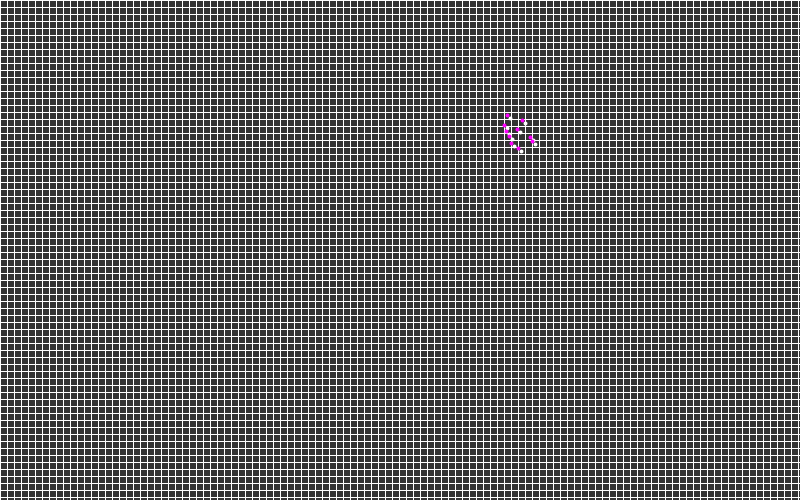
Frame 1 (no input)
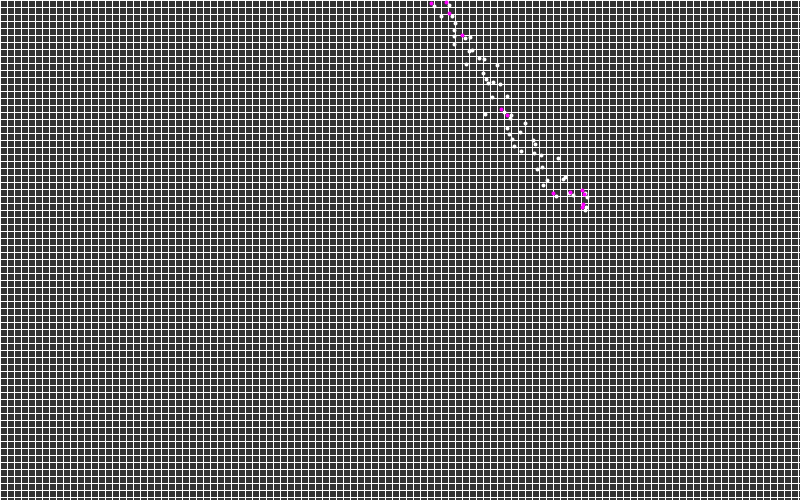
Frame 60 (the mouse pressed at the canvas centre just before this capture)
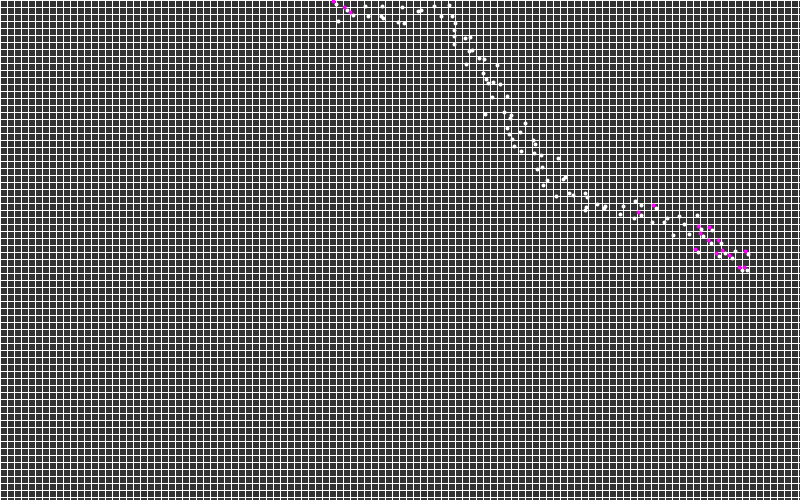
Frame 120 (the mouse held since frame 60 and released just before this capture)

The Processing sketch that drew these frames (run headless with seeded random() and noise(); from frame 60 on, the mouse is pressed at the canvas centre):

// Processing sketch: vehiclesandeaters
// ── vehiclesandeaters.pde
ArrayList<Vehicle> vehicles = new ArrayList<Vehicle>();

PVector[] foodGrid;
ArrayList<PVector> activeFood = new ArrayList<PVector>();
ArrayList<PVector> food = new ArrayList<PVector>();
ArrayList<PVector> poison = new ArrayList<PVector>();
color GREEN = color(0, 255, 0);
color RED = color(255, 0, 0);
float distFromEdge = 25;

int maxFood = 50;
int maxPoison = 50;

float foodRadius = 10;
int foodAttempts = 30;

int foodCols, foodRows;
//r / sqrt(dimensions)
float cellSize = (foodRadius / sqrt(2)); 

boolean test_mode = true;

void createFood() {
  if (!activeFood.isEmpty()) {
    int index = floor(random(activeFood.size()));
    PVector fd = activeFood.get(index);
    //strokeWeight(1);
    //stroke(255);
    //noFill();
    //ellipse(fd.x, fd.y, foodRadius*2, foodRadius*2);
    //ellipse(fd.x, fd.y, foodRadius*4, foodRadius*4);
    //strokeWeight(3);
    boolean found = false;
    for (int n = 0; n < foodAttempts; n += 1) {
      float angle = random(TAU);
      float xx = cos(angle);
      float yy = sin(angle);
      PVector guess = new PVector(xx,yy);//PVector.random2D();
      float offsetMag = random(foodRadius, foodRadius * 2);
      guess.setMag(offsetMag);
      guess.add(fd);
      //noStroke();
      //fill(0, 255, 0, 50);
      //ellipse(guess.x, guess.y, foodRadius*2, foodRadius*2);

      if (guess.x < 0 || guess.x > width -1 || guess.y < 0 || guess.y > height-1) continue;

      int col = floor(guess.x / cellSize);
      int row = floor(guess.y / cellSize);
      boolean ok = true;
      for (int i = col - 1; i <=  col + 1; i += 1) {
        for (int j = row - 1; j <= row + 1; j += 1) {
          int neighbourIndex = i + j * foodCols;
          if (neighbourIndex >= 0 && neighbourIndex <= foodGrid.length - 1) {
            //noStroke();
            //fill(0, 255, 0, 50);

            //rect(i * cellSize, j * cellSize, cellSize, cellSize);

            PVector neighbour = foodGrid[neighbourIndex];
            if (neighbour != null ) {
              if (PVector.dist(neighbour, guess) < foodRadius) {
                //println("too close");
                ok = false;
                //break;
              }
            }
          }
        }
        //if (!ok) break;
      }
      if (ok) {
        
        if (foodGrid[col + row + foodCols] == null) {
          found = true;
          foodGrid[col + row + foodCols] = guess.copy();
          activeFood.add(guess.copy());

          //break;
        }
      }
    }
    if (!found) {
      activeFood.remove(index);
    }
  }
}


void setupFood() {
  foodCols = floor(width / cellSize);
  foodRows = floor(height / cellSize);

  float x = random(width);
  float y = random(height);
  PVector pos = new PVector(x, y);
  foodGrid = new PVector[foodCols * foodRows];
  int grid_x = floor(x / cellSize);
  int grid_y = floor(y / cellSize);
  foodGrid[grid_x + grid_y * foodCols] = pos;
  activeFood.add(pos);
}

void setup() {
  size(800, 500);

  setupFood();
  if (!test_mode) {
    for (int i = 0; i < maxFood; i += 1) {
      food.add(newVec());
    }
    for (int i = 0; i < maxPoison; i += 1) {
      poison.add(newVec());
    }
  }
 // frameRate(1);
}

void resetVehicles() {
  for (int i = 0; i < 10; i += 1) {
    vehicles.add(new Vehicle(random(width), random(height), null));
  }
}

void draw() {
  background(51);


  if (test_mode) {
    stroke(255);
    strokeWeight(1);
    for (int y = 0; y < height; y += cellSize) {
      line(0, y, width, y);
    }
    for (int x = 0; x < width; x += cellSize) {
      line(x, 0, x, height);
    }
    stroke(255);
    strokeWeight(4);
    createFood();
    for (int i = 0; i < foodGrid.length; i += 1) {
      if (foodGrid[i] != null) {

        point(foodGrid[i].x+3, foodGrid[i].y+3);
      }
    }
    stroke(255, 0, 255);
    for (PVector p : activeFood) {
      point(p.x, p.y);
    }

    return;
  }

  for (PVector f : food) {
    noStroke();
    fill(0, 255, 0);
    ellipse(f.x, f.y, 2, 2);
  }
  for (PVector p : poison) {
    noStroke();
    fill(255, 0, 0);
    ellipse(p.x, p.y, 2, 2);
  }

  //PVector mouse = new PVector(mouseX, mouseY);



  //// Draw an ellipse at the mouse position
  //fill(127);
  //stroke(200);
  //strokeWeight(2);
  //ellipse(mouse.x, mouse.y, 48, 48);

  // Call the appropriate steering behaviors for our agents
  for (int i = vehicles.size()-1; i >= 0; i -=1 ) {
    Vehicle vehicle = vehicles.get(i);
    vehicle.behaviours(food, poison);
    vehicle.update();
    vehicle.draw();

    if (!vehicle.alive) {
      vehicles.remove(i);
    }
  }

  if (food.size() < maxFood) {
    if (random(1) < 0.2) {
      food.add(newVec());
    }
  }

  if (poison.size() < maxPoison) {
    if (random(1) < 0.2) {
      poison.add(newVec());
    }
  }

  if (vehicles.size() == 0) {
    resetVehicles();
  }
}

void keyPressed() {
  if (keyCode == 112) {
    debug_mode = !debug_mode;
  }
}
// ── utils.pde
PVector newVec() {
  float x = random(distFromEdge, width - distFromEdge);
  float y = random(distFromEdge, height - distFromEdge);
  return new PVector(x,y);
  
}
// ── vehicleclass.pde
// The Nature of Code
// Daniel Shiffman
// http://natureofcode.com

// The "Vehicle" class
import java.util.TreeMap;

boolean debug_mode = false;

class Vehicle {
  float age = 0;
  float lifeSpan;
  boolean alive = true;
  PVector acc, vel, pos;
  float health = 1;
  float healthCap = 4;
  float r = 3;
  float maxspeed; //= 2.5;
  float maxforce;// = 0.2;
  TreeMap<String, Float> dna;
  //health from food
  float healthFromGood;
  float healthLossFromPoision;
  float goodSteerFactor;
  float badSteerFactor;
  float healthLossPerUpdate;


  float foodViewDist, poisonViewDist;
  Vehicle(float x, float y, TreeMap<String, Float> DNA) {
    pos = new PVector(x, y);
    acc = new PVector();
    vel = new PVector();
    if (DNA != null) {
      dna = new TreeMap<String, Float>(); 
      for (String s : DNA.keySet()) {
        dna.put(s, DNA.get(s));
      }
      mutate();
    } else {
      newDNA();
    }
    setFromDNA();
  }

  void mutate(String s, float min, float max) {
    dna.put(s, dna.get(s) + random(min, max));
  }

  void mutate() {
    mutate("goodSteerFactor", -0.1, 0.1);
    mutate("badSteerFactor", -0.1, 0.1);
    mutate("foodViewDist", -1, 1);
    mutate("poisonViewDist", -1, 1);
    mutate("lifeSpan", -4, 4);
    mutate("healthFromGood", -0.1, 0.1);
    mutate("healthLossFromPoision", -0.1, 0.1);
    mutate("healthLossPerUpdate", -0.0001, 0.0001);
    mutate("maxspeed", -0.01, 0.01);
    mutate("maxforce", -0.005, 0.005);
    
    
  }

  void newDNA() {
    dna = new TreeMap<String, Float>();//new float[8]; 
    dna.put("goodSteerFactor", random(-3, 3));
    dna.put("badSteerFactor", random(-3, 3));
    dna.put("foodViewDist", random(10, 120));
    dna.put("poisonViewDist", random(10, 120));
    dna.put("lifeSpan", random(500, 1000));
    dna.put("healthFromGood", random(0, 1));
    dna.put("healthLossFromPoision", random(-1, -0.1));
    dna.put("healthLossPerUpdate", random(0.0001, 0.001));
    dna.put("maxspeed", random(0.1, 3));
    dna.put("maxforce", random(0.01, 1));
    
  }
  void setFromDNA() {
    goodSteerFactor = dna.get("goodSteerFactor");
    badSteerFactor = dna.get("badSteerFactor");

    //food radius
    foodViewDist = dna.get("foodViewDist");
    //poison radius

    poisonViewDist = dna.get("poisonViewDist");

    lifeSpan = dna.get("lifeSpan");

    healthFromGood = dna.get("healthFromGood");

    healthLossFromPoision = dna.get("healthLossFromPoision");
    healthLossPerUpdate = dna.get("healthLossPerUpdate");
    maxspeed  = dna.get("maxspeed");
    maxforce = dna.get("maxforce");
  }

  void baby() {
    Vehicle baby = new Vehicle(pos.x, pos.y, dna);
    vehicles.add(baby);
  }

  void behaviours(ArrayList<PVector> good, ArrayList<PVector> bad) {
    PVector steerGood = eat(good, healthFromGood, foodViewDist);
    PVector steerBad = eat(bad, healthLossFromPoision, poisonViewDist);
    if (steerGood != null) {
      steerGood.mult(goodSteerFactor);
      applyForce(steerGood);
    }
    if (steerBad != null ) {
      steerBad.mult(badSteerFactor);


      applyForce(steerBad);
    }
  }

  PVector eat(ArrayList<PVector> list, float nutrition, float viewDist) {
    if (!alive) return null;
    float closest = width * 10;
    int closestIndex = -1;
    for (int i = 0; i < list.size(); i += 1) {
      float thisDist = PVector.dist(pos, list.get(i));
      if (thisDist > viewDist) continue;
      if (thisDist < closest) {
        closest = thisDist;
        closestIndex = i;
      }
    }

    if (closestIndex >= 0 ) {

      if (closest < 5) {
        list.remove(closestIndex);
        health += nutrition;
        if (health > healthCap) {
          baby();
          health /= 4;
        }
      } else {
        return seek(list.get(closestIndex));
      }
    }

    return null;
  }



  // Method to update location
  void update () {
    age += 1;
    health -= healthLossPerUpdate;
    if (health <= 0 || age > lifeSpan) {
      alive = false;
    } else {
      // Update velocity
      vel.add(acc);
      // Limit speed
      vel.limit(maxspeed);
      pos.add(vel);
      // Reset accelerationelertion to 0 each cycle
      acc.mult(0);
      if (vel.mag() == 0) {
        
        applyForce(PVector.random2D().setMag(maxspeed));
      }
    }
    boundaries();
  }

  void applyForce (PVector force) {
    // We could add mass here if we want A = F / M
    acc.add(force);
  }

  // A method that calculates a steering force towards a target
  // STEER = DESIRED MINUS VELOCITY
  PVector seek (PVector target) {

    PVector desired = PVector.sub(target, pos);  // A vector pointing from the location to the target

    // Scale to maximum speed
    desired.setMag(maxspeed);

    // Steering = Desired minus velocity
    PVector steer = PVector.sub(desired, vel);
    steer.limit(this.maxforce);  // Limit to maximum steering force
    return steer;
    //this.applyForce(steer);
  }

  void draw() {
    // Draw a triangle rotated in the direction of velocity
    float theta = vel.heading() + PI/2;

    color col = lerpColor(RED, GREEN, health);
    fill(col);
    stroke(200);
    strokeWeight(1);
    pushMatrix();
    translate(pos.x, pos.y);
    rotate(theta);
    beginShape();
    vertex(0, -this.r*2);
    vertex(-this.r, this.r*2);
    vertex(this.r, this.r*2);
    endShape(CLOSE);
    noFill();
    if (debug_mode) {
      stroke(0, 255, 0, 128);
      ellipse(0, 0, foodViewDist*2, foodViewDist*2);
      stroke(255, 0, 0, 128);
      ellipse(0, 0, poisonViewDist*2, poisonViewDist*2);
    }

    popMatrix();
  }

  void boundaries() {

    PVector desired = null;

    if (pos.x < distFromEdge) {
      desired = new PVector(this.maxspeed, this.vel.y);
    } else if (this.pos.x > width - distFromEdge) {
      desired = new PVector(-this.maxspeed, this.vel.y);
    }

    if (this.pos.y < distFromEdge) {
      desired = new PVector(this.vel.x, this.maxspeed);
    } else if (this.pos.y > height-distFromEdge) {
      desired = new PVector(this.vel.x, -this.maxspeed);
    }

    if (desired != null) {
      desired.normalize();
      desired.mult(this.maxspeed);
      PVector steer = PVector.sub(desired, this.vel);
      steer.limit(this.maxforce);
      this.applyForce(steer);
    }
  }
}
